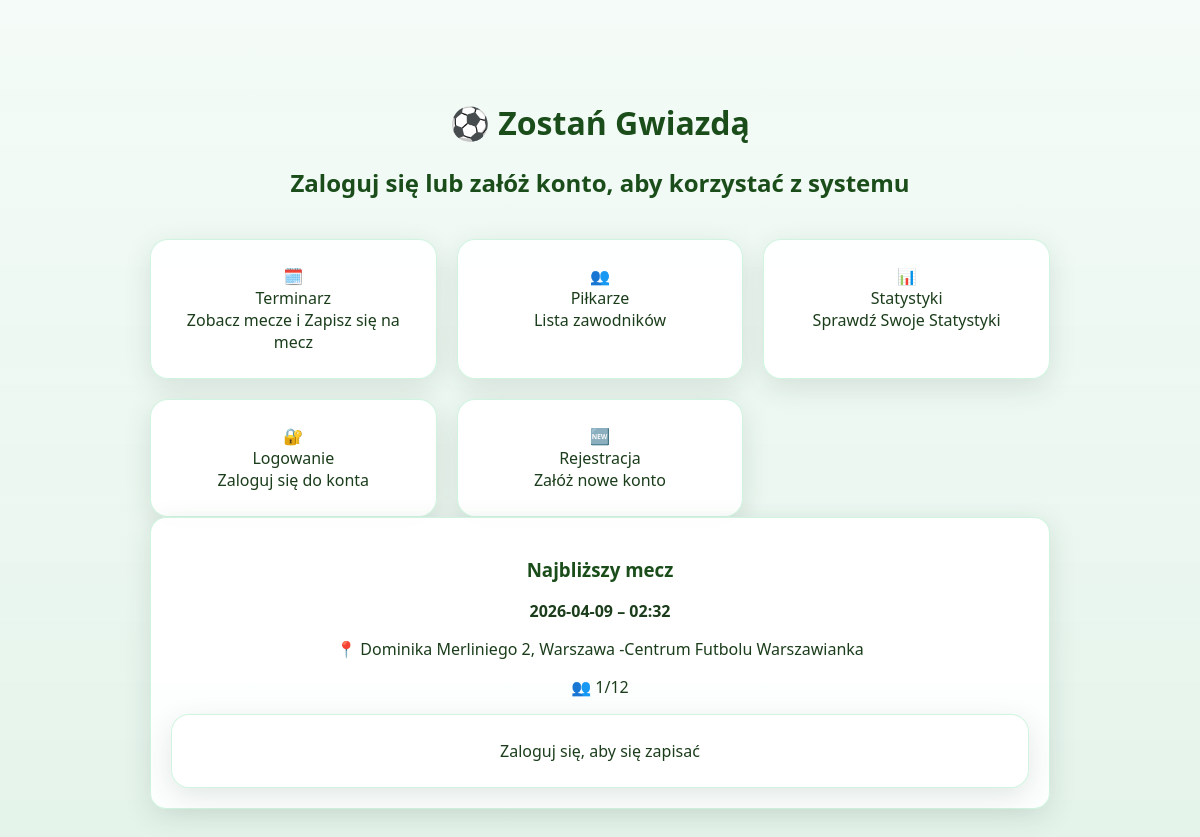
Before: / with the older database file.
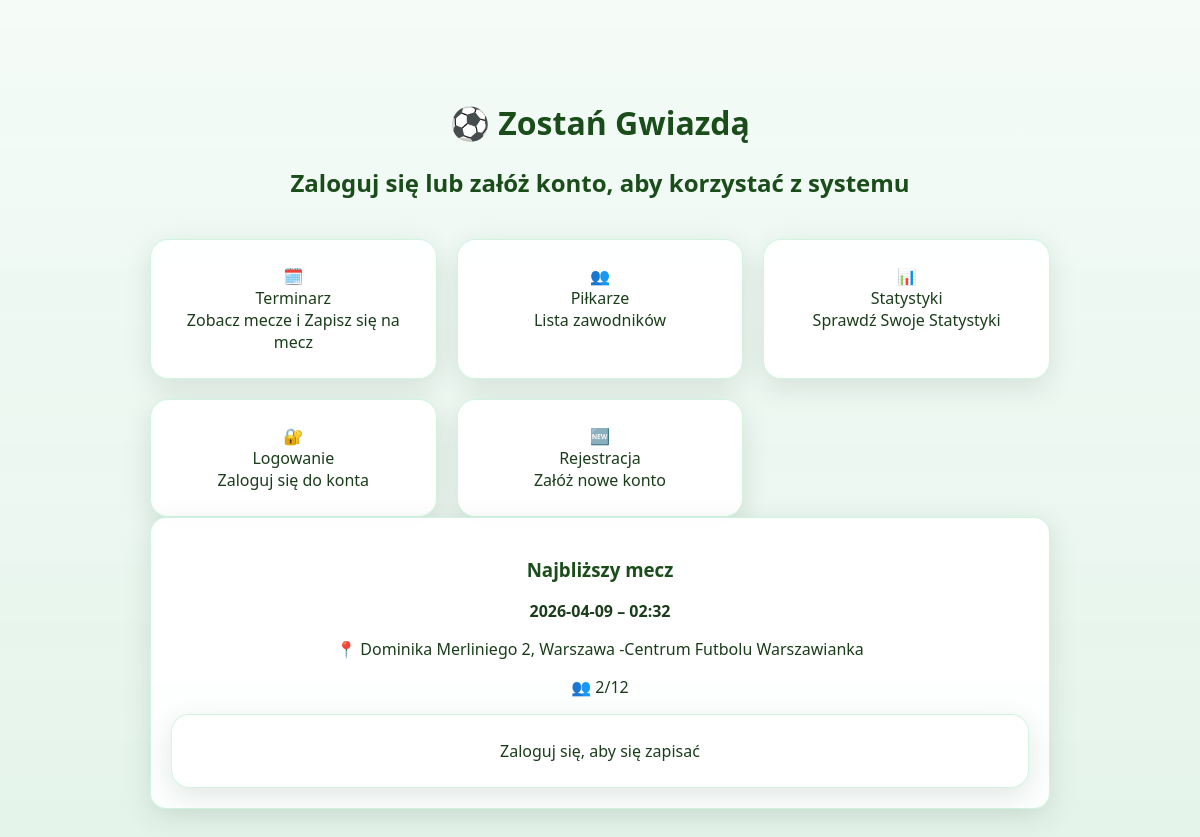
After: the same page with the newer database file.
### tables this page shows
CREATE TABLE matches (
            id INTEGER PRIMARY KEY AUTOINCREMENT,
            match_date TEXT NOT NULL,
            match_time TEXT NOT NULL,
            location TEXT NOT NULL,
            max_slots INTEGER NOT NULL,
            signed_up INTEGER NOT NULL DEFAULT 0,
            played INTEGER NOT NULL DEFAULT 0
        );

### app.py (the view, shortened to what this page needs)
@app.route("/")
def home():
    conn = get_db()
    next_match = conn.execute(
        "SELECT * FROM matches WHERE match_date >= date('now') ORDER BY match_date, match_time LIMIT 1"
    ).fetchone()
    user_signed = False
    conn.close()
    return render_template("index.html", next_match=next_match, user_signed=user_signed)

### db.py (called while the page is built)
def get_db():
    conn = sqlite3.connect("database.db")
    conn.row_factory = sqlite3.Row
    return conn

### templates/index.html (shortened to what this page needs)
<!DOCTYPE html>
<html lang="pl">
<head>
    <link rel="stylesheet" href="/static/theme.css">
</head>
<body>
<div class="container">
    <h1 style="color:#1b4d1b;">⚽ Zostań Gwiazdą</h1>
    {% if session.user_id %}
    <h2 style="color:#1b4d1b;">Wybierz, co chcesz zrobić</h2>
    {% else %}
    <h2 style="color:#1b4d1b;">Zaloguj się lub załóż konto, aby korzystać z systemu</h2>
    {% endif %}
    <div class="grid">
        <a href="/terminarz" class="tile">
            <div class="tile-icon">🗓️</div>
            <div class="tile-title">Terminarz</div>
            <div class="tile-desc">Zobacz mecze i Zapisz się na mecz</div>
        </a>
        <a href="/pilkarze" class="tile">
            <div class="tile-icon">👥</div>
            <div class="tile-title">Piłkarze</div>
            <div class="tile-desc">Lista zawodników</div>
        </a>
        <a href="/statystyki" class="tile">
            <div class="tile-icon">📊</div>
            <div class="tile-title">Statystyki</div>
            <div class="tile-desc">Sprawdź Swoje Statystyki</div>
        </a>
        {% if not session.user_id %}
        <a href="/login" class="tile">
            <div class="tile-icon">🔐</div>
            <div class="tile-title">Logowanie</div>
            <div class="tile-desc">Zaloguj się do konta</div>
        </a>
        <a href="/register" class="tile">
            <div class="tile-icon">🆕</div>
            <div class="tile-title">Rejestracja</div>
            <div class="tile-desc">Załóż nowe konto</div>
        </a>
        {% endif %}
    </div>
    {% if next_match %}
    <div class="next-match">
        <h3 style="color:#1b4d1b;">Najbliższy mecz</h3>
        <p><strong>{{ next_match.match_date }} – {{ next_match.match_time }}</strong></p>
        <p>📍 {{ next_match.location }}</p>
        <p>👥 {{ next_match.signed_up }}/{{ next_match.max_slots }}</p>
        {% if session.user_id %}
        {% if user_signed %}
        <div class="tile" style="margin-top:10px; background:#a8e6a3; cursor:default;">
            Jesteś zapisany na ten mecz
        </div>
        {% else %}
        <div class="tile" style="margin-top:10px; background:#2ecc71; color:white;"
             onclick="signupFromHome({{ next_match.id }}, '{{ next_match.match_date }}', '{{ next_match.match_time }}', '{{ next_match.location }}')">
            Zapisz się na mecz
        </div>
        {% endif %}
        {% else %}
        <a href="/login" class="tile" style="margin-top:10px;">Zaloguj się, aby się zapisać</a>
        {% endif %}
    </div>
    {% endif %}
</div>
</body>
</html>

Changed rows visible on the page:
changed matches "Dominika Merliniego 2, Warszawa -Centrum Futbolu Warszawianka": signed_up "1" → "2"
